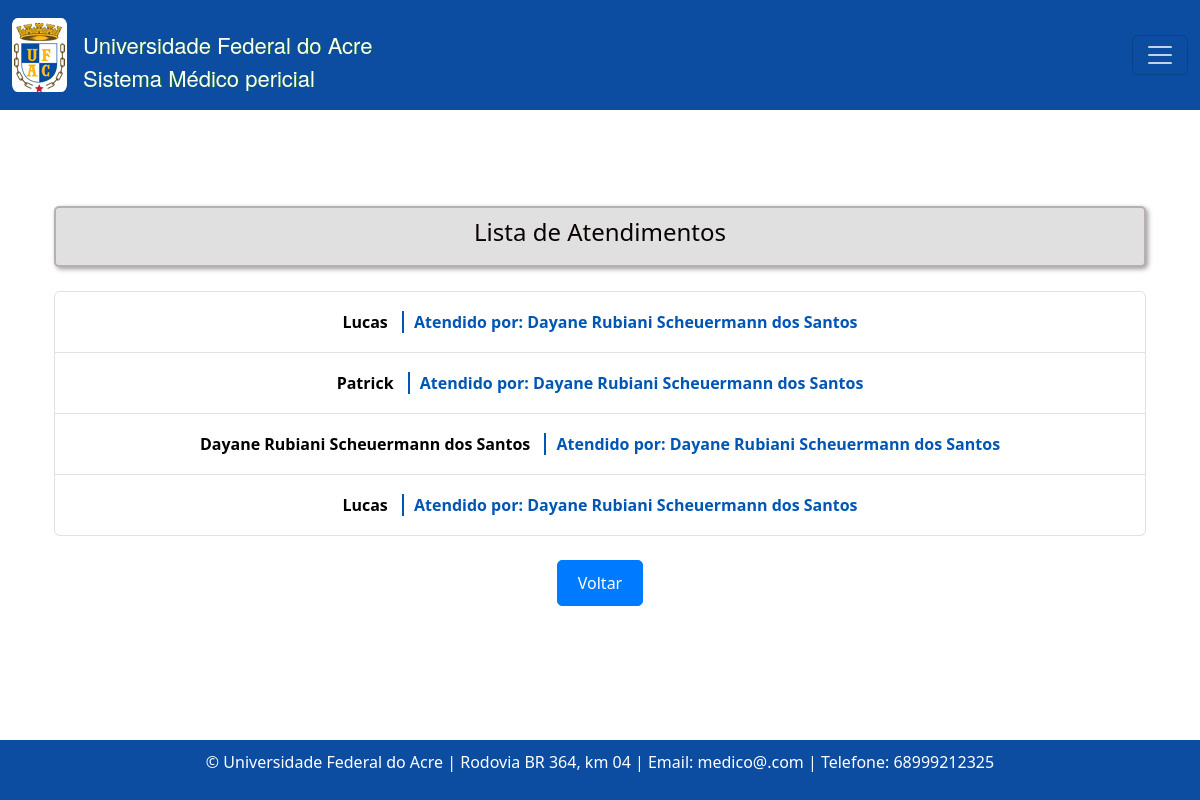
/atendimentos/, run on an earlier commit of the app's database.
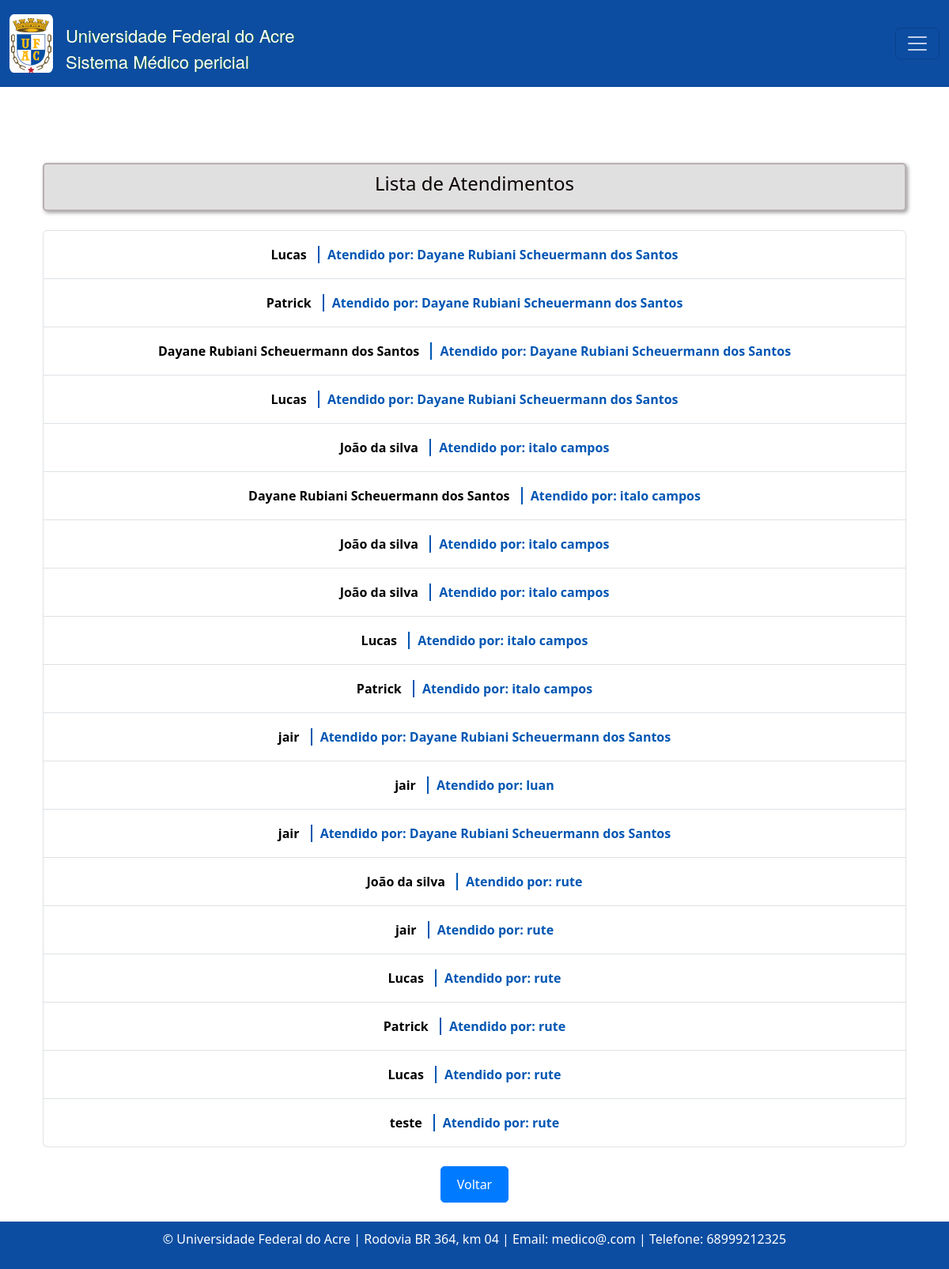
And on a later commit of the database.
### consulta/models.py (models this page shows, shortened)
class Atendimento(models.Model):
    agendamento = models.OneToOneField('Agendamento', on_delete=models.CASCADE)
    anamnese = models.TextField()
    exame_fisico = models.TextField()
    exames_complementares = models.TextField()
    pdf_exames = models.FileField(upload_to='exames_pdfs/', null=True, blank=True)
    diagnostico = models.TextField()
    conduta = models.TextField()
    @property
    def profissional_saude(self):
        return self.agendamento.profissional_saude

class Agendamento(models.Model):
    TURNO_CHOICES = [
        ('manha', 'Manhã'),
        ('tarde', 'Tarde'),
    ]
    status_atendimento = models.CharField(max_length=20, choices=[
        ('confirmado', 'Confirmado'),
        ('ausente', 'Ausente'),
        ('pendente', 'Pendente'),
    ], default='pendente')
    paciente = models.ForeignKey(Paciente, on_delete=models.CASCADE)
    profissional_saude = models.ForeignKey(Profissionaldasaude, on_delete=models.CASCADE)
    data_agendamento = models.DateTimeField(u'Data Agendamento', blank=False, null=False)
    turno = models.CharField(max_length=10, choices=TURNO_CHOICES)
    prioridade_atendimento = models.BooleanField(default=False)
    justificativa_cancelamento = models.TextField(blank=True, null=True)

class Paciente(models.Model):
    nome = models.CharField(max_length=100)
    data_nascimento = models.DateField()
    email = models.EmailField()
    rg = models.CharField(max_length=20)
    cpf = models.CharField(max_length=14)
    sexo = models.CharField(max_length=1, choices=[('M', 'Masculino'), ('F', 'Feminino')])
    matricula = models.CharField(max_length=20)
    TIPO_PACIENTE_CHOICES = [
        ('Aluno', 'Aluno'),
        ('Servidor', 'Servidor'),
        ('Outro', 'Outro'),
    ]
    tipo_paciente = models.CharField(max_length=20, choices=TIPO_PACIENTE_CHOICES)
    cargo_funcao = models.CharField(max_length=50, default='', blank=True, null=True,)
    cep = models.CharField(max_length=9)
    cidade = models.CharField(max_length=50)
    bairro = models.CharField(max_length=50, default='')
    uf = models.CharField(max_length=2)
    numero = models.CharField(max_length=10)
    ddd_telefone = models.CharField(max_length=3)
    complemento = models.CharField(max_length=100, blank=True, null=True, default='')  # Adicionando o valor padrão aqui

class Profissionaldasaude(models.Model):
    usuario = models.ForeignKey(User,models.SET_NULL,blank=True,null=True,)
    nome = models.CharField(max_length=100)
    data_nascimento = models.DateField()
    email = models.EmailField()
    rg = models.CharField(max_length=20)
    cpf = models.CharField(max_length=14)
    sexo = models.CharField(max_length=1, choices=[('M', 'Masculino'), ('F', 'Feminino')]) #O parâmetro choices em um campo CharField ou IntegerField é usado para fornecer uma lista de escolhas para esse campo
    identificacao_unica = models.CharField(max_length=50, default='')
    cep = models.CharField(max_length=9)
    cidade = models.CharField(max_length=50)
    bairro = models.CharField(max_length=50, default='')
    uf = models.CharField(max_length=2)
    numero = models.CharField(max_length=10)
    ddd_telefone = models.CharField(max_length=10)
    complemento = models.CharField(max_length=100, blank=True, null=True, default='') # blank=True, null=True é pra dizer que não é obrigatorio
    area = models.CharField(max_length=50, default='')
    unidade_siass = models.CharField(max_length=50, default='')
    formacao = models.CharField(max_length=20)
    conselho = models.CharField(max_length=20)
    registro = models.CharField(max_length=20)

### consulta/views.py (the view)
# urls.py: path('atendimentos/', lista_atendimentos, name='listaAtendimentos'),
def lista_atendimentos(request):
    atendimentos = Atendimento.objects.all()
    return render(request, 'consultas/lista_atendimentos.html', {'atendimentos': atendimentos})

### templates/consultas/lista_atendimentos.html (shortened to what this page needs)
{% extends "base.html" %}
{% load static %}
{% block content %}
  <div class="container mt-5">
    <div class="text-center mb-4 custom-title">
      <h4>Lista de Atendimentos</h4>
    </div>
    <ul class="list-group custom-list">
      {% for atendimento in atendimentos %}
        <li class="list-group-item">
          <a href="{% url 'visualizarAtendimento' atendimento.id %}" class="atendimento-link">
            {{ atendimento.agendamento.paciente.nome }}
            {% if atendimento.profissional_saude %}
              <span class="profissional-text">Atendido por: {{ atendimento.profissional_saude.nome }}</span>
            {% endif %}
          </a>
        </li>
      {% endfor %}
    </ul>
    <div class="text-center mt-4">
      <a href="{% url 'home' %}" class="btn btn-primary">Voltar</a>
    </div>
  </div>
{% endblock %}

### templates/base.html (shortened to what this page needs)
<!DOCTYPE html>
<html lang="pt-br">
{%load static%}
<head>
    <link rel="stylesheet" type="text/css"  href="{% static 'bootstrap5.3.2/css/bootstrap.css' %}" >
    <link rel="stylesheet" type="text/css" href="{% static 'css/estilos.css' %}">
    <link rel="stylesheet" href="{% static 'font-awesome-4.6.3/css/font-awesome.css' %}">
    <link rel="stylesheet" type="text/css" href="{% static 'css/estilos.css' %}">
</head>
<body style="min-height: 100vh; display: flex; flex-direction: column;">
{% include 'linha_usuario.html' %}
    <div class="container mt-5" style="flex: 1;">
        {% block content %}{% endblock %}
    </div>
    <footer class="text-center mt-4" style="background-color: #0C4DA2; color: white; padding: 10px;">
        <p>&copy; {{ year }} Universidade Federal do Acre | Rodovia BR 364, km 04 | Email: medico@.com | Telefone: 68999212325</p>
    </footer>
</body>
</html>

### templates/linha_usuario.html (shortened to what this page needs)
<nav class="navbar" style="background-color: #0C4DA2; color: white;">
    {% load static %}
    <div class="container-fluid">
        <div class="navbar ">
            <a class="navbar-brand text-white" href="#">
                <img src="{% static 'imagens/logo_ufac_2.png' %}" style="margin: auto; display: flex ">
            </a>
            <span class="topo">
                    Universidade Federal do Acre <br>
                    Sistema Médico pericial<br>
                </span>
        </div>
        <button class="navbar-toggler" type="button" data-bs-toggle="offcanvas" data-bs-target="#offcanvasNavbar"
                aria-controls="offcanvasNavbar">
            <span class="navbar-toggler-icon" style="filter: brightness(0) invert(1);"></span>
        </button>
    </div>
</nav>

### static/css/estilos.css (style rules this page uses)
* { scroll-behavior: smooth ; }
.navbar-brand { background-color: white; width: 55px; height: 74px; display: flex; align-items: center; justify-content: center; border-radius: 10%; }
.navbar-toggler { color:#ffffff; }
.custom-title { font-size: 24px; font-weight: bold; color: #0a0101; background-color: #e0e0e0; padding: 10px; border: 2px solid #b8b0b0; border-radius: 5px; box-shadow: 2px 2px 5px #9b9b9b; margin-bottom: 5px; }
.topo { color: white!important; font-weight: 500; margin-top: 12px; padding: 0; font-size: 22px; text-shadow: 1px 0.2px #146C2D; font-family: "Helvetica Neue", Helvetica, Arial, sans-serif; }
.custom-list { list-style-type: none; padding: 0; }
.atendimento-link { text-decoration: none; color: #000000; transition: color 0.3s ease; display: block; padding: 10px; text-align: center; font-weight: bold; position: relative; }
.profissional-text { color: #0056b3; font-weight: bold; margin-left: 10px; border-left: 2px solid #0056b3; padding-left: 10px; }
.btn-primary { background-color: #007bff; color: #fff; border: 1px solid #007bff; border-radius: 5px; padding: 10px 20px; text-decoration: none; display: inline-block; transition: background-color 0.3s ease; }

What changed in the data, as far as the page shows it:
added Atendimento: agendamento.paciente.nome "João da silva", profissional_saude.nome "italo campos"
added Atendimento: agendamento.paciente.nome "Dayane Rubiani Scheuermann dos Santos", profissional_saude.nome "italo campos"
added Atendimento: agendamento.paciente.nome "João da silva", profissional_saude.nome "italo campos"
added Atendimento: agendamento.paciente.nome "João da silva", profissional_saude.nome "italo campos"
added Atendimento: agendamento.paciente.nome "Lucas", profissional_saude.nome "italo campos"
added Atendimento: agendamento.paciente.nome "Patrick", profissional_saude.nome "italo campos"
added Atendimento: agendamento.paciente.nome "jair", profissional_saude.nome "Dayane Rubiani Scheuermann dos Santos"
added Atendimento: agendamento.paciente.nome "jair", profissional_saude.nome "luan"
added Atendimento: agendamento.paciente.nome "jair", profissional_saude.nome "Dayane Rubiani Scheuermann dos Santos"
added Atendimento: agendamento.paciente.nome "João da silva", profissional_saude.nome "rute"
added Atendimento: agendamento.paciente.nome "jair", profissional_saude.nome "rute"
added Atendimento: agendamento.paciente.nome "Lucas", profissional_saude.nome "rute"
added Atendimento: agendamento.paciente.nome "Patrick", profissional_saude.nome "rute"
added Atendimento: agendamento.paciente.nome "Lucas", profissional_saude.nome "rute"
added Atendimento: agendamento.paciente.nome "teste", profissional_saude.nome "rute"
